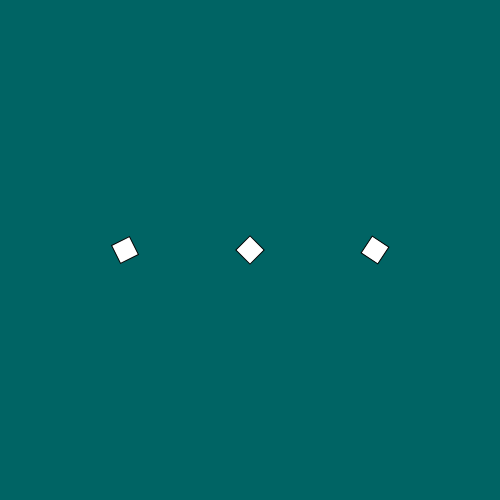
Frame 1 (no input)
Frame 60 (no input): identical to frame 1, image omitted
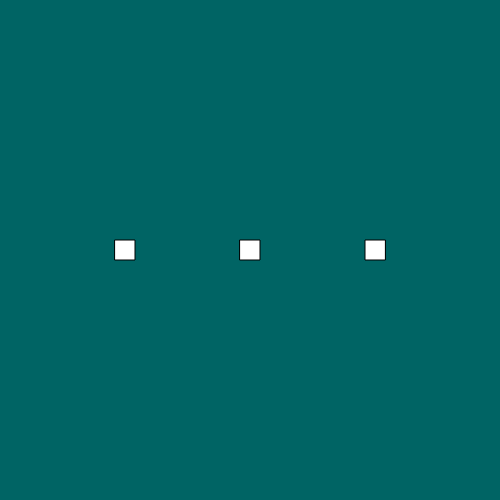
Frame 120 (the mouse pressed at the canvas centre since frame 60)

The p5.js sketch that drew these frames (run headless with seeded random() and noise() and a simulated clock; from frame 60 on, the mouse is pressed at the canvas centre):

// p5.js sketch
// ── sketch.js
function setup() {
  createCanvas(500,500)
  background(0,100,100)
  //noLoop();
  rectMode(CENTER);
}

function draw() {
  background(0,100,100)
  for (var i=1; i <= 3; ++i) {
    push()
      translate(i * height/4,width/2)
      var deltaX = mouseX-(i * height/4);
      var deltaY = mouseY-(width/2);
      var angle = atan2(deltaY,deltaX);
      rotate(angle)
      rect(0,0,20,20)
    pop()
  }
}
